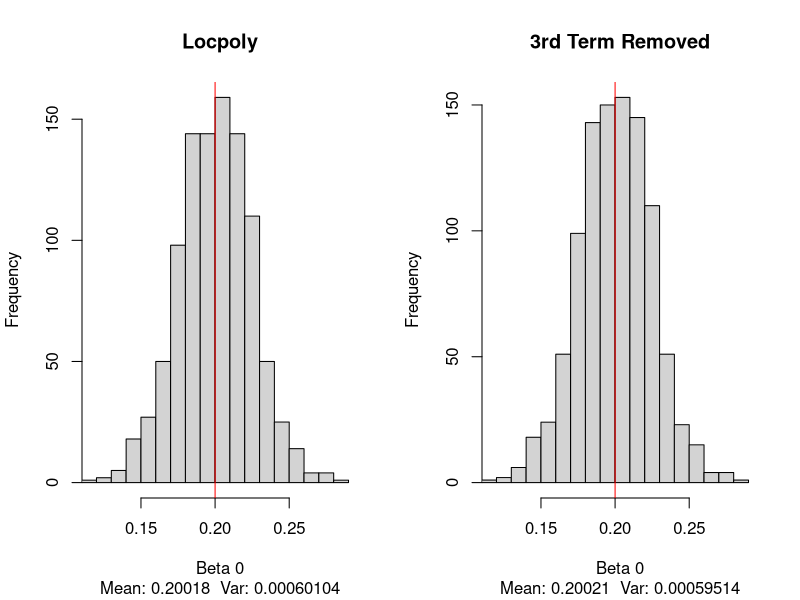
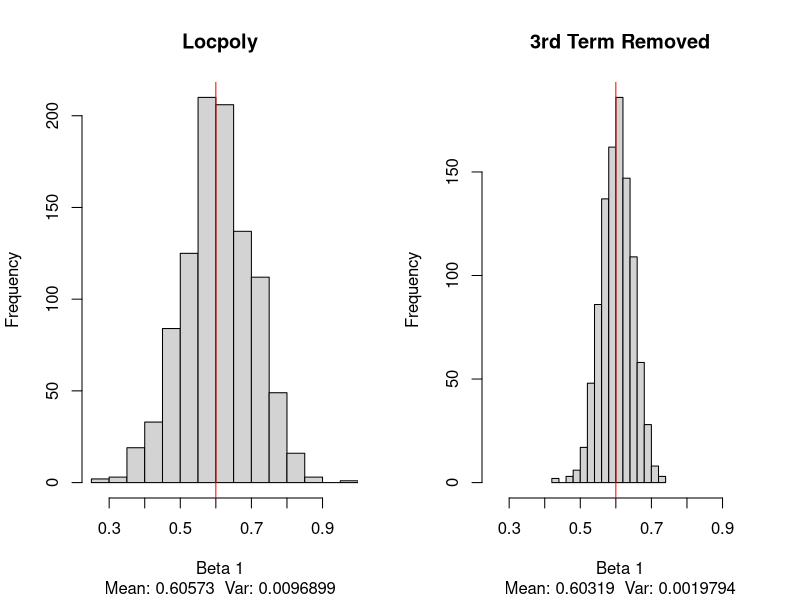
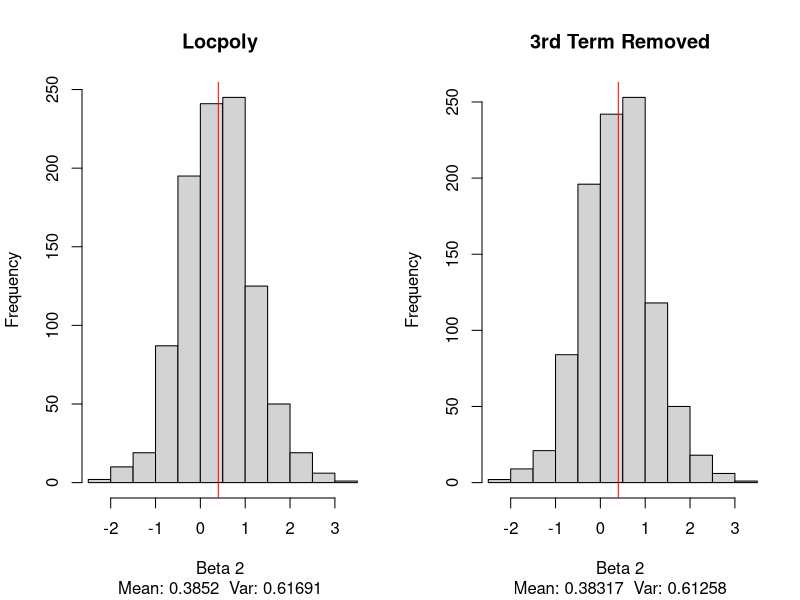
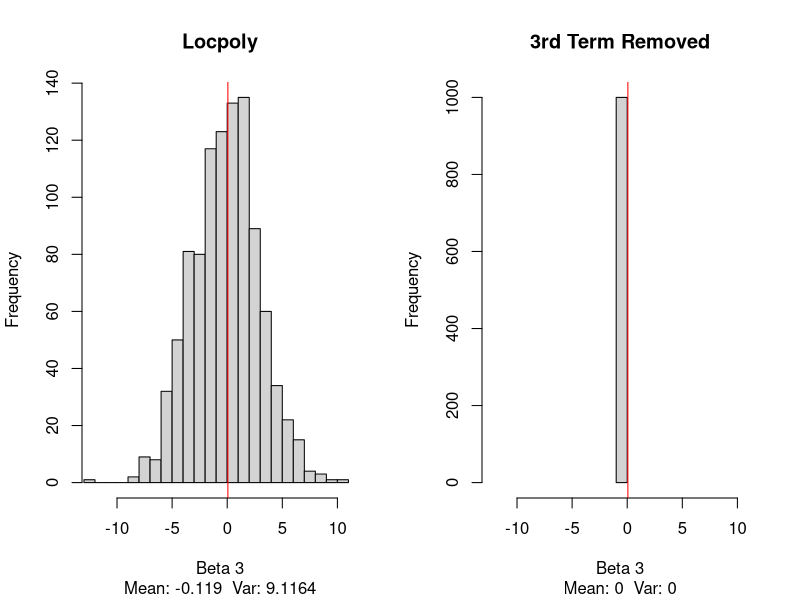
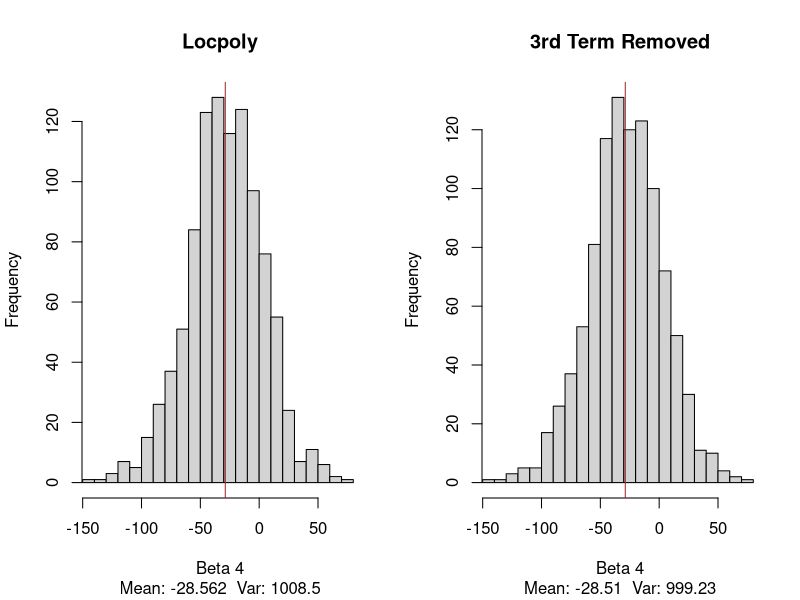
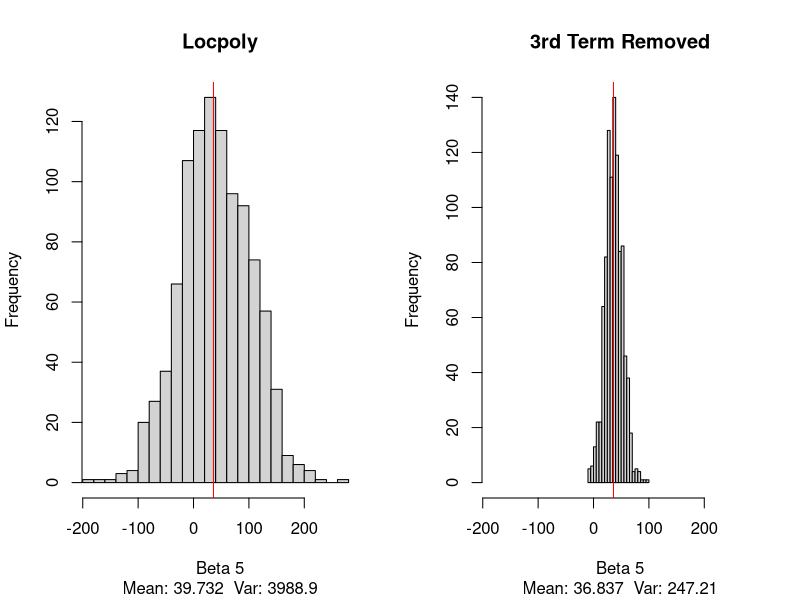
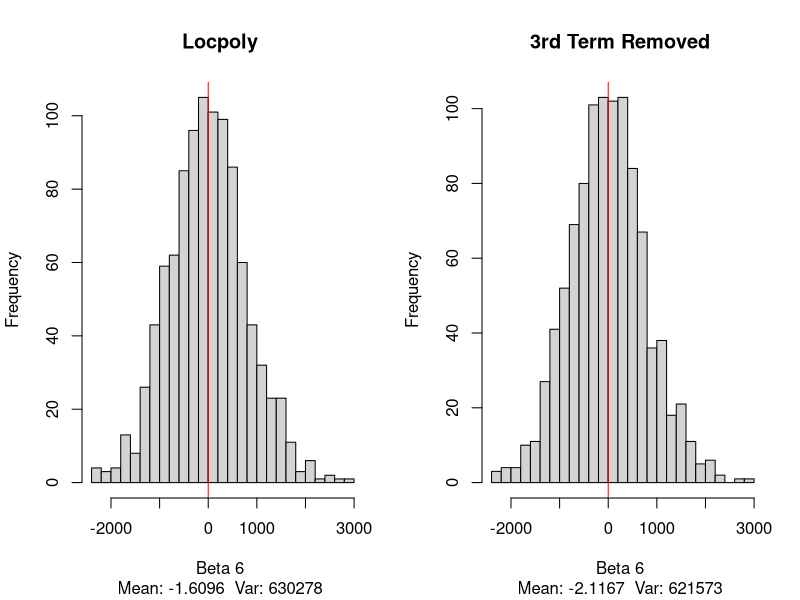

Generate these figures, in order, with R:
## ---- chunk 1
set.seed(42) #For reproducability


#Thesee are just functions used to build the linear regression model
gaussKernel <- function(x){
  1/sqrt(2*pi) * exp(-x^2 / 2)
}

buildFeature <- function(midpoint, p, xValues){
  # Every j'th column is the coefficient of the (j-1)'th derivative in the
  # Taylor polynomial formed at the i'th point.
  
  X <- matrix(nrow = length(xValues), ncol = p)
  for(i in 1:p){
    X[,i] <- ((xValues - midpoint)^(i))/factorial(i)
  }
  return(X)
}

computeWeights <- function(x, x0, bandwidth, kernel='epak'){
  weights <- numeric(length(x))
  
  for(i in 1:length(x)){
    diff <- abs(x[i]-x0) / bandwidth
    if(kernel == 'epak'){
      weights[i] <- epan(diff)/bandwidth
    }else{
      weights[i] <- dnorm(diff)/bandwidth
    }
  }
  return(weights)
}


derivCalc <- function(func, numDeriv){
  drvList <- c(func)
  nextDrv <- func
  for(i in 1:numDeriv){
    nextDrv <- D(nextDrv, 'x')
    drvList <- c(drvList, nextDrv)
  }
  return(drvList)
}
## ---- chunk 2

#Try polynomial where 3rd derivative is close to zero at x=0
testpoly <- expression(0.3*x**5 - 1.2*x**4 + 0.01*x**3 + 0.2*x**2 + 0.6*x + 0.2)

#This will automatically calculate the true derivatives of the function for us
polyderivList <- derivCalc(func = testpoly, numDeriv = 10)

p <- 6
n <- 100 #Each iteration has 100 datapoints
x0 = 0 #Evaluate function at x0
bandwidth = 0.3 #Arbitrary for a toy example like this
iterations <- 1000 #Simulations

betas <- matrix(nrow=iterations, ncol=p+1)
betaStars <- matrix(nrow=iterations, ncol=p+1)

termsToRemove <- c(3) #Remove third derivative, We can remove multiple if needed
for(i in 1:iterations){
  
  x <- runif(n, -1,1) #Genearate  dataset. 
  
  #Create Design Matrix
  X <- buildFeature(x0, p, x)
  X <- cbind(rep(1,n), X)
  #Remove columns for other case
  XStar <- X[, -(termsToRemove+1)]
  #Weights are same for both cases
  W <- diag(computeWeights(x, x0, bandwidth, kernel='norm'))
  
  #Get y values with some noise attached
  y <- as.matrix(eval(testpoly) + rnorm(n, 0, 0.1))
  
  #This is the weighted linear regression formula. 
  betahat <- solve(t(X) %*% W %*% X) %*% t(X) %*% W %*% y
  betahatStar <- solve(t(XStar) %*% W %*% XStar) %*% t(XStar) %*% W %*% y
  
  #This just appends 0 to the list where of betas where we assumed to be zero
  #Its just for comparison purposes
  for(j in 1:length(termsToRemove)){
    currentTerm <- termsToRemove[j]
    betahatStar <- append(betahatStar, 0, after=(currentTerm))
  }
  
  #Append this iteration to dataset
  betas[i,] <- betahat
  betaStars[i,] <- betahatStar
  
}
## ---- chunk 3


plotHists <- function(j){
  beta <- eval(polyderivList[[j+1]], list(x=x0))
betahat <- mean(betas[,j+1])
betahatStar <- mean(betaStars[,j+1])
#print(beta)
#print(betahat)
#print(betahatStar)
#var(betas[,j+1])
#var(betaStars[,j+1])

#This makes sure the scale of each graph are the same. Helps with comparison
xlimits <- c(min(betas[,j+1]), max(betas[,j+1]))

par(mfrow=c(1,2))
subTitle1 <- paste("Mean:", format(betahat, digits=5), " Var:", format(var(betas[,j+1]), digits=5))
hist(betas[,j+1], xlim=xlimits, breaks=20, main="Locpoly", xlab=paste("Beta", j), sub=subTitle1)
abline(v=beta, col='red')

subTitle2 <- paste("Mean:", format(betahatStar, digits=5), " Var:", format(var(betaStars[,j+1]), digits=5))
hist(betaStars[,j+1], xlim=xlimits, breaks=20, main="3rd Term Removed", xlab=paste("Beta", j), sub=subTitle2)
abline(v=beta, col='red')
}


for(i in 0:6){
  plotHists(i)
}

